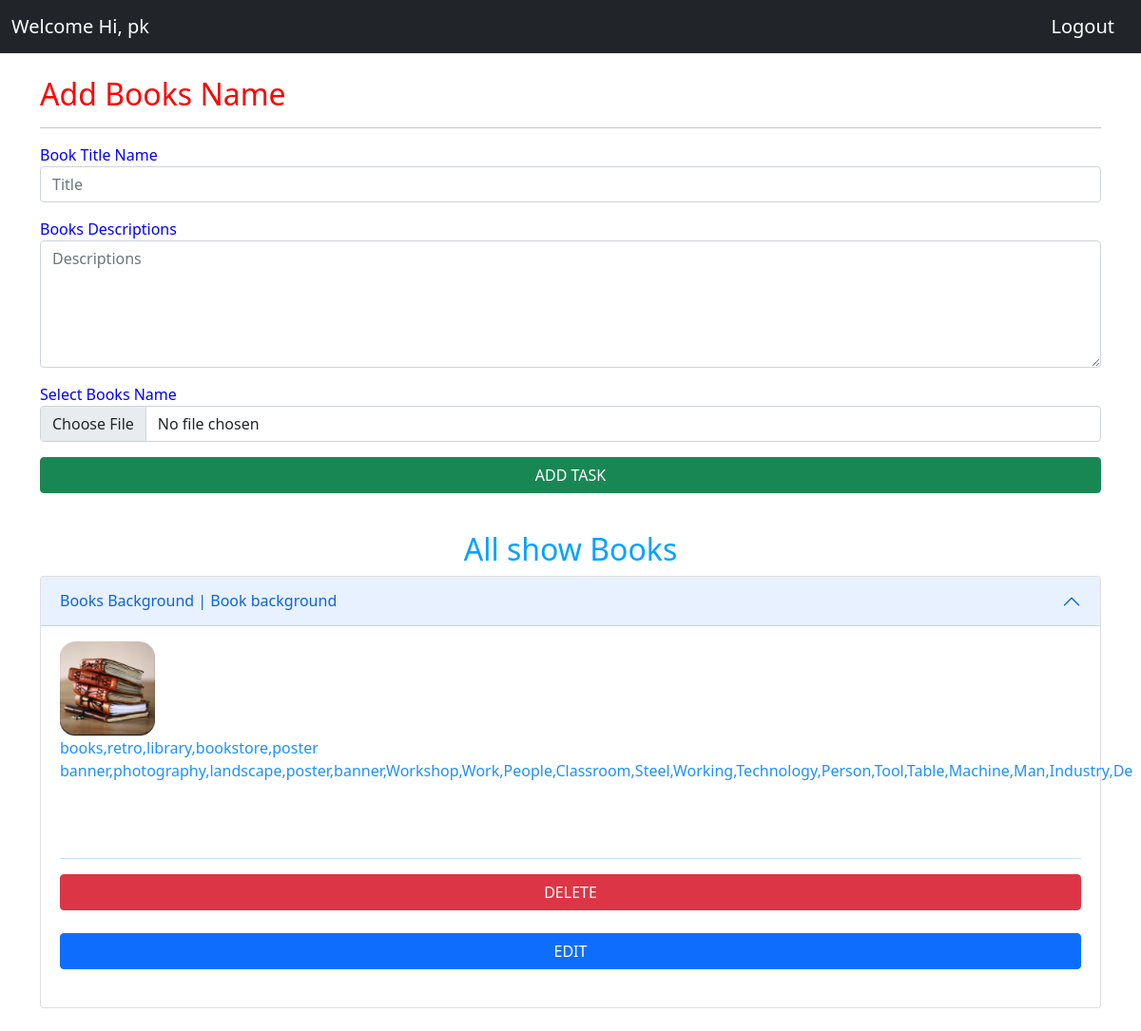
The page /home (signed in) on the database its author committed.
### DjangoHindiApp/models.py (models this page shows)
class Notes(models.Model):
    user_id=models.ForeignKey(User,on_delete=models.CASCADE)
    title=models.CharField(max_length=255)
    notes_data=models.TextField()
    thumbnail=models.ImageField(upload_to='images/')
    created_at=models.DateTimeField(auto_now_add=True)

### DjangoHindiApp/views.py (the view)
# urls.py: 2. Add a URL to urlpatterns:  path('', views.home, name='home')
@login_required(login_url="/")
def home(request):
    all_tasks=Notes.objects.filter(user_id=request.user.id)
    return render(request,"home.html",{"all_tasks":all_tasks})

### DjangoHindiApp/templates/home.html (shortened to what this page needs)
 {% extends 'base_template.html' %}
        {% block body_data %}
    <body>
        {% include 'navbar.html' %}
          <main class="container">
            <h2 style="color:red ;" >Add Books Name</h2>
            <hr>
            <div class="row">
            <form action="{% url 'add_tasks' %}" method="POST" enctype="multipart/form-data">
                <div class="mb-3">
                    <label style="color: blue;">Book Title Name</label>
                    <input type="text" name="title" placeholder="Title" class="form-control"/>
                </div>
                <div class="mb-3">
                    <label style="color: blue;" >Books Descriptions</label>
                    <textarea  name="task" placeholder="Descriptions" class="form-control" rows="5"></textarea>
                </div>
                <div class="mb-3">
                    <label  style="color: blue;" >Select Books Name</label>
                    <input  name="thumbnail" type="file" class="form-control" />
                </div>
                <div class="d-grid gap-2">
                    <button type="submit" class="btn btn-success btn-block">ADD TASK</button>
                </div>
                <br>
            </form>
            </div>
            <div class="row">
               <center> <h2 style="color: rgb(0, 162, 255) ;" >All show Books</h2></center>
                <div class="accordion" id="accordionExample">
                    {% for task in all_tasks %}
                    <div class="accordion-item">
                      <h2 class="accordion-header" id="headingOne{{ task.id }}">
                        <button class="accordion-button" type="button" data-bs-toggle="collapse" data-bs-target="#collapseOne{{ task.id }}" aria-expanded="true" aria-controls="collapseOne">
                            {{ task.title }}
                        </button>
                      </h2>
                      <div id="collapseOne{{ task.id }}" class="accordion-collapse collapse show" aria-labelledby="headingOne{{ task.id }}" data-bs-parent="#accordionExample">
                        <div class="accordion-body" style="color:dodgerblue">
                          <img src="/media/{{ task.thumbnail }}" style="width:100px"/>
                            <p>{{ task.notes_data }}</p>
                          <br>
                          <br>
                          <hr>
                          <div class="d-grid gap-2">
                            <a href="{% url 'delete_task' id=task.id %}" class="btn btn-danger">DELETE</a>
                        </div>
                        <br>
                        <div class="d-grid gap-2">
                            <a href="{% url 'edit_task' id=task.id %}" class="btn btn-primary">EDIT</a>
                        </div>
                        </div>
                      </div>
                      <br>
                    </div>
                    {% endfor %}
                </div>
                <br>
                <br>
            </div>
            <div class="row">
            <br>
            </div>
          </main>
    </body>
    {% endblock body_data %}

### DjangoHindiApp/templates/base_template.html (shortened to what this page needs)
<html>
    <head>
        <link rel="stylesheet" href="https://getbootstrap.com/docs/5.0/dist/css/bootstrap.min.css"/>
    </head>
    <body>
        {% block body_data %}
        {% endblock body_data %}
    </body>
</html>

### DjangoHindiApp/templates/navbar.html (shortened to what this page needs)
<nav class="navbar navbar-expand-md navbar-dark bg-dark fixed-top">
    <div class="container-fluid">
      <a class="navbar-brand" href="#">Welcome Hi, {{ request.user.username }}</a>
      <a class="navbar-brand" href="{% url 'logout' %}">Logout</a>
      </div>
  </nav>

### DjangoHindiApp/templates/home.html (style rules this page uses)
body { padding-top: 5rem; }

### rows shown on the page
Notes: title "Books Background | Book background", thumbnail (picture), notes_data "books,retro,library,bookstore,poster banner,photography,landscape,poster,banner,Workshop,Work,People,Classroom,Steel,Working,Technology,Person,Tool,Table,Machine,Man,Industry,De"

### other values the page prints
{{ request.user.username }} "pk"
